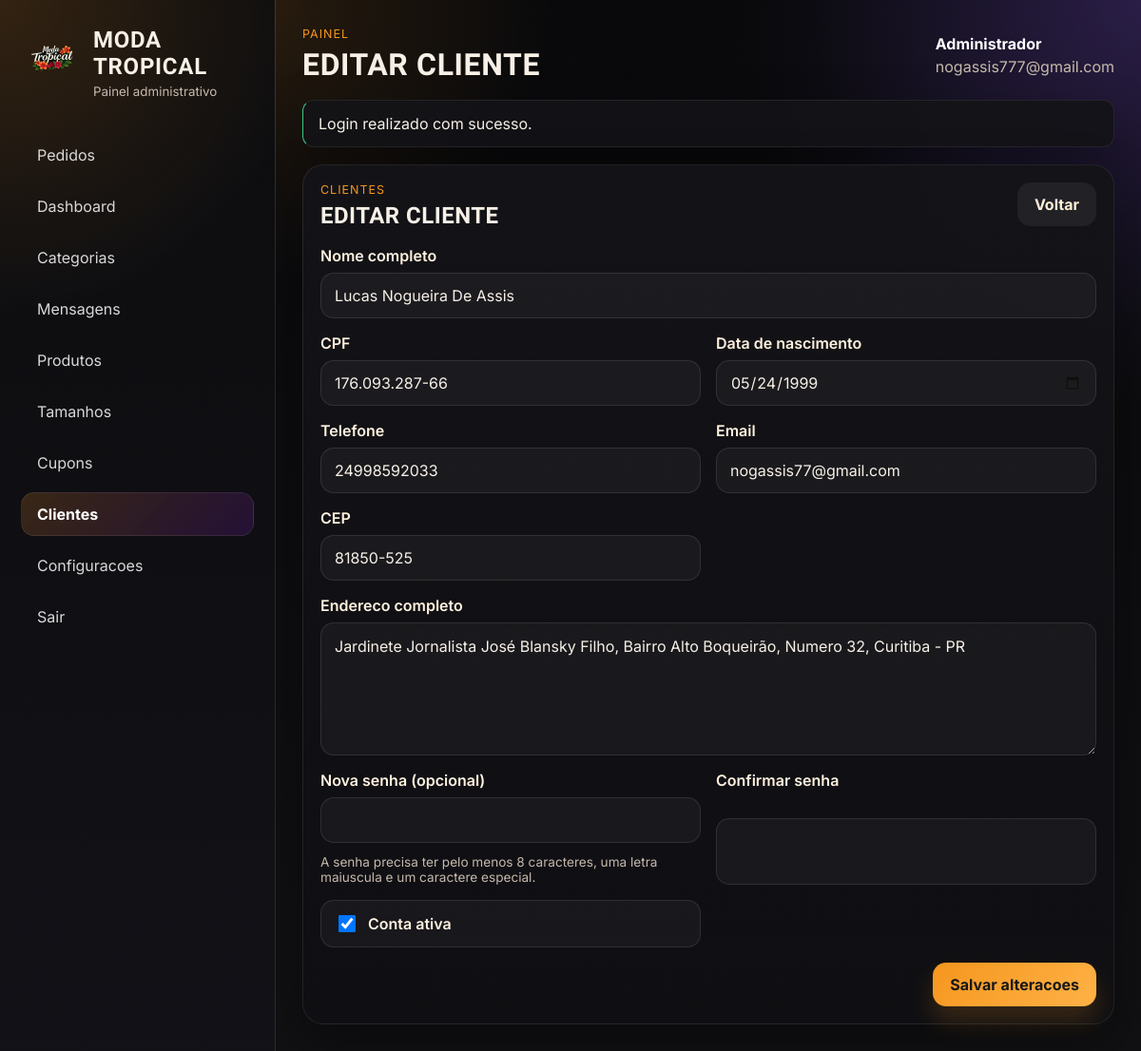
Page /admin/cliente_form.php?id=19 (signed in) on the committed database.
### tables this page shows
CREATE TABLE `configuracoes` (
  `id` int(10) unsigned NOT NULL AUTO_INCREMENT,
  `nome_estabelecimento` varchar(160) NOT NULL,
  `descricao_loja` text DEFAULT NULL,
  `logo` varchar(255) DEFAULT NULL,
  `telefone_whatsapp` varchar(30) DEFAULT NULL,
  `endereco` varchar(255) DEFAULT NULL,
  `horario_funcionamento` varchar(255) DEFAULT NULL,
  `cor_primaria` varchar(20) NOT NULL DEFAULT '#4d137a',
  `cor_secundaria` varchar(20) NOT NULL DEFAULT '#7f56d9',
  `criado_em` timestamp NOT NULL DEFAULT current_timestamp(),
  PRIMARY KEY (`id`)
);

CREATE TABLE `clientes` (
  `id` int(10) unsigned NOT NULL AUTO_INCREMENT,
  `nome` varchar(140) NOT NULL,
  `email` varchar(160) NOT NULL,
  `telefone` varchar(30) DEFAULT NULL,
  `cep` char(8) DEFAULT NULL,
  `endereco` varchar(255) DEFAULT NULL,
  `cpf` char(11) DEFAULT NULL,
  `data_nascimento` date DEFAULT NULL,
  `senha_hash` varchar(255) NOT NULL,
  `email_verificado_em` datetime DEFAULT NULL,
  `ativo` tinyint(1) NOT NULL DEFAULT 1,
  `criado_em` timestamp NOT NULL DEFAULT current_timestamp(),
  PRIMARY KEY (`id`),
  UNIQUE KEY `email` (`email`),
  UNIQUE KEY `uk_clientes_cpf` (`cpf`)
);

### includes/functions.php (called while the page is built, shortened)
<?php
function app_url(string $path = ''): string
{
    $baseUrl = rtrim(APP_URL, '/');
    return ($baseUrl !== '' ? $baseUrl : '') . '/' . ltrim($path, '/');
}
function asset_url(string $path): string
{
    $normalizedPath = ltrim($path, '/');
    $absolutePath = BASE_PATH . '/' . str_replace('/', DIRECTORY_SEPARATOR, $normalizedPath);
    $url = app_url($normalizedPath);
    $version = filemtime($absolutePath);
    return $url . '?v=' . rawurlencode((string) $version);
}
function e(?string $value): string
{
    return htmlspecialchars((string) $value, ENT_QUOTES, 'UTF-8');
}
function pull_flashes(): array
{
    $messages = $_SESSION['flash_messages'] ?? [];
    return $messages;
}
function posted_value(string $key, mixed $default = ''): mixed
{
    return $_POST[$key] ?? $default;
}
function checked(mixed $value, mixed $expected = 1): string
{
    return (string) $value === (string) $expected ? 'checked' : '';
}
function digits_only(?string $value): string
{
    return preg_replace('/\D+/', '', (string) $value) ?? '';
}
function password_rule_message(): string
{
    return 'A senha precisa ter pelo menos 8 caracteres, uma letra maiuscula e um caractere especial.';
}
function normalize_cpf(?string $value): string
{
    return digits_only($value);
}
function normalize_cep(?string $value): string
{
    return digits_only($value);
}
function format_cep(?string $value): string
{
    $cep = normalize_cep($value);
    return substr($cep, 0, 5) . '-' . substr($cep, 5, 3);
}
function format_cpf(?string $value): string
{
    $cpf = normalize_cpf($value);
    return substr($cpf, 0, 3) . '.'
        . substr($cpf, 3, 3) . '.'
        . substr($cpf, 6, 3) . '-'
        . substr($cpf, 9, 2);
}
function fetch_store_settings(): array
{
    $statement = db()->query('SELECT * FROM configuracoes ORDER BY id ASC LIMIT 1');
    $settings = $statement->fetch() ?: [
        'nome_estabelecimento' => 'Sua Loja',
        'descricao_loja' => 'Atualize as configuracoes da loja no painel administrativo.',
        'logo' => '',
        'telefone_whatsapp' => '',
        'endereco' => '',
        'horario_funcionamento' => '',
        'cor_primaria' => '#D97A6C',
        'cor_secundaria' => '#97B39B',
    ];
    return $settings;
}
function admin_nav_active(string $currentPage, string $expectedPage): string
{
    return $currentPage === $expectedPage ? 'is-active' : '';
}

### config/database.php (called while the page is built, shortened)
<?php
function db(): PDO
{
    static $pdo = null;
    if ($pdo instanceof PDO) {
        return $pdo;
    }
    $dsn = sprintf(
        'mysql:host=%s;port=%s;dbname=%s;charset=%s',
        DB_HOST,
        DB_PORT,
        DB_NAME,
        DB_CHARSET
    );
    $options = [
        PDO::ATTR_ERRMODE => PDO::ERRMODE_EXCEPTION,
        PDO::ATTR_DEFAULT_FETCH_MODE => PDO::FETCH_ASSOC,
        PDO::ATTR_EMULATE_PREPARES => false,
    ];
    try {
        $pdo = new PDO($dsn, DB_USER, DB_PASS, $options);
    } catch (PDOException $exception) {
        http_response_code(500);
        exit('Falha ao conectar ao banco de dados. Verifique o arquivo config/database.php e a importacao do SQL.');
    }
    return $pdo;
}

### includes/auth.php (called while the page is built, shortened)
<?php
function is_admin_logged_in(): bool
{
    return !empty($_SESSION['admin_id']);
}
function current_admin(): ?array
{
    static $admin = null;
    if ($admin !== null) {
        return $admin;
    }
    $statement = db()->prepare('SELECT id, nome, email, criado_em FROM admins WHERE id = :id LIMIT 1');
    $statement->execute(['id' => (int) $_SESSION['admin_id']]);
    $admin = $statement->fetch() ?: null;
    return $admin;
}
function find_customer(int $id): ?array
{
    $statement = db()->prepare('SELECT * FROM clientes WHERE id = :id LIMIT 1');
    $statement->execute(['id' => $id]);
    $customer = $statement->fetch();
    return $customer ?: null;
}
function require_admin_auth(): void
{
    if (current_admin() === null) {
        logout_admin();
        set_flash('error', 'Faca login para acessar o painel.');
        redirect('admin/login.php');
    }
}

### admin/cliente_form.php (the view, shortened to what this page needs)
<?php
require_admin_auth();
$customerId = isset($_GET['id']) ? (int) $_GET['id'] : null;
$editing = $customerId !== null && $customerId > 0;
$customer = $editing ? find_customer($customerId) : null;
$currentAdminPage = 'clientes';
$pageTitle = $editing ? 'Editar Cliente' : 'Novo Cliente';
$formData = [
    'nome' => (string) posted_value('nome', $customer['nome'] ?? ''),
    'email' => (string) posted_value('email', $customer['email'] ?? ''),
    'telefone' => (string) posted_value('telefone', $customer['telefone'] ?? ''),
    'cpf' => (string) posted_value('cpf', format_cpf($customer['cpf'] ?? '')),
    'data_nascimento' => (string) posted_value('data_nascimento', $customer['data_nascimento'] ?? ''),
    'cep' => (string) posted_value('cep', format_cep($customer['cep'] ?? '')),
    'endereco' => (string) posted_value('endereco', $customer['endereco'] ?? ''),
    'ativo' => (string) posted_value('ativo', (string) ($customer['ativo'] ?? '1')),
];
require BASE_PATH . '/includes/admin_header.php';
?>
<section class="panel-card panel-card--form">
    <div class="panel-card__header">
        <div>
            <p class="panel-card__eyebrow">clientes</p>
            <h2><?= e($pageTitle); ?></h2>
        </div>
        <a class="button button--ghost" href="<?= e(app_url('admin/clientes.php')); ?>">Voltar</a>
    </div>
    <form method="post" class="admin-form">
        <div class="form-grid">
            <div class="form-row form-row--wide">
                <label for="nome">Nome completo</label>
                <input id="nome" name="nome" type="text" required value="<?= e($formData['nome']); ?>">
            </div>
            <div class="form-row">
                <label for="cpf">CPF</label>
                <input id="cpf" name="cpf" type="text" required value="<?= e($formData['cpf']); ?>" placeholder="000.000.000-00">
            </div>
            <div class="form-row">
                <label for="data_nascimento">Data de nascimento</label>
                <input id="data_nascimento" name="data_nascimento" type="date" required value="<?= e($formData['data_nascimento']); ?>">
            </div>
            <div class="form-row">
                <label for="telefone">Telefone</label>
                <input id="telefone" name="telefone" type="text" required value="<?= e($formData['telefone']); ?>" placeholder="(11) 99999-8888">
            </div>
            <div class="form-row">
                <label for="email">Email</label>
                <input id="email" name="email" type="email" required value="<?= e($formData['email']); ?>">
            </div>
            <div class="form-row">
                <label for="cep">CEP</label>
                <input id="cep" name="cep" type="text" required inputmode="tel" maxlength="9" value="<?= e($formData['cep']); ?>" placeholder="00000-000">
            </div>
            <div class="form-row form-row--wide">
                <label for="endereco">Endereco completo</label>
                <textarea id="endereco" name="endereco" rows="5" required><?= e($formData['endereco']); ?></textarea>
            </div>
            <div class="form-row">
                <label for="password">Nova senha<?= $editing ? ' (opcional)' : ''; ?></label>
                <input id="password" name="password" type="password" <?= $editing ? '' : 'required'; ?>>
                <small class="table-subtitle"><?= e(password_rule_message()); ?></small>
            </div>
            <div class="form-row">
                <label for="password_confirmation">Confirmar senha</label>
                <input id="password_confirmation" name="password_confirmation" type="password" <?= $editing ? '' : 'required'; ?>>
            </div>
            <div class="form-row form-row--toggle">
                <label class="checkbox-row">
                    <input name="ativo" type="checkbox" value="1" <?= checked($formData['ativo'], 1); ?>>
                    <span>Conta ativa</span>
                </label>
            </div>
        </div>
        <div class="form-actions">
            <button class="button button--primary" type="submit"><?= $editing ? 'Salvar alteracoes' : 'Criar cliente'; ?></button>
        </div>
    </form>
</section>
<?php require BASE_PATH . '/includes/admin_footer.php'; ?>

### includes/admin_header.php (shortened to what this page needs)
<?php
$storeSettings = fetch_store_settings();
$pageTitle = $pageTitle ?? 'Painel Administrativo';
$currentAdminPage = $currentAdminPage ?? '';
$admin = current_admin();
$flashes = pull_flashes();
?>
<!DOCTYPE html>
<html lang="pt-BR">
<head>
    <link rel="stylesheet" href="<?= e(asset_url('assets/css/admin.css')); ?>">
</head>
<body class="admin-body">
    <div class="admin-shell">
        <aside class="admin-sidebar" id="admin-sidebar" data-admin-sidebar>
            <div class="admin-sidebar__header">
                <a class="admin-brand admin-brand--sidebar" href="<?= e(app_url('admin/index.php')); ?>">
                    <?php if (!empty($storeSettings['logo'])): ?>
                        <span class="admin-brand__logo">
                            <img src="<?= e(app_url($storeSettings['logo'])); ?>" alt="Logo da loja">
                        </span>
                    <?php else: ?>
                        <span class="admin-brand__badge">CD</span>
                    <?php endif; ?>
                    <div>
                        <strong><?= e($storeSettings['nome_estabelecimento'] ?? 'Sua Loja'); ?></strong>
                        <small>Painel administrativo</small>
                    </div>
                </a>
            </div>
            <nav class="admin-nav">
                <a data-admin-nav-link class="<?= e(admin_nav_active($currentAdminPage, 'pedidos')); ?>" href="<?= e(app_url('admin/pedidos.php')); ?>">Pedidos</a>
                <a data-admin-nav-link class="<?= e(admin_nav_active($currentAdminPage, 'dashboard')); ?>" href="<?= e(app_url('admin/index.php')); ?>">Dashboard</a>
                <a data-admin-nav-link class="<?= e(admin_nav_active($currentAdminPage, 'categorias')); ?>" href="<?= e(app_url('admin/categorias.php')); ?>">Categorias</a>
                <a data-admin-nav-link class="<?= e(admin_nav_active($currentAdminPage, 'mensagens')); ?>" href="<?= e(app_url('admin/mensagens.php')); ?>">Mensagens</a>
                <a data-admin-nav-link class="<?= e(admin_nav_active($currentAdminPage, 'produtos')); ?>" href="<?= e(app_url('admin/produtos.php')); ?>">Produtos</a>
                <a data-admin-nav-link class="<?= e(admin_nav_active($currentAdminPage, 'sabores')); ?>" href="<?= e(app_url('admin/tamanhos.php')); ?>">Tamanhos</a>
                <a data-admin-nav-link class="<?= e(admin_nav_active($currentAdminPage, 'cupons')); ?>" href="<?= e(app_url('admin/cupons.php')); ?>">Cupons</a>
                <a data-admin-nav-link class="<?= e(admin_nav_active($currentAdminPage, 'clientes')); ?>" href="<?= e(app_url('admin/clientes.php')); ?>">Clientes</a>
                <a data-admin-nav-link class="<?= e(admin_nav_active($currentAdminPage, 'configuracoes')); ?>" href="<?= e(app_url('admin/configuracoes.php')); ?>">Configuracoes</a>
                <a data-admin-nav-link href="<?= e(app_url('admin/logout.php')); ?>">Sair</a>
            </nav>
        </aside>
        <main class="admin-main">
            <header class="admin-topbar">
                <div>
                    <p class="admin-topbar__eyebrow">Painel</p>
                    <h1><?= e($pageTitle); ?></h1>
                </div>
                <div class="admin-user">
                    <strong><?= e($admin['nome'] ?? 'Administrador'); ?></strong>
                    <span><?= e($admin['email'] ?? ''); ?></span>
                </div>
            </header>
            <?php if ($flashes): ?>
                <div class="flash-stack flash-stack--admin">
                    <?php foreach ($flashes as $flash): ?>
                        <div class="flash flash--<?= e($flash['type']); ?>"><?= e($flash['message']); ?></div>
                    <?php endforeach; ?>
                </div>
            <?php endif; ?>

### rows in the picture
configuracoes: logo (picture), nome_estabelecimento "MODA TROPICAL"
clientes: nome "Lucas Nogueira De Assis", data_nascimento "05/24/1999", telefone "24998592033", email "nogassis77@gmail.com", endereco "Jardinete Jornalista José Blansky Filho, Bairro Alto Boqueirão, Numero 32, Curitiba - PR"

### other values in the picture
$pageTitle "EDITAR CLIENTE"
$admin['nome'] "Administrador"
$admin['email'] "nogassis777@gmail.com"
$flash['message'] "Login realizado com sucesso."
password_rule_message() "A senha precisa ter pelo menos 8 caracteres, uma letra maiuscula e um caractere especial."
